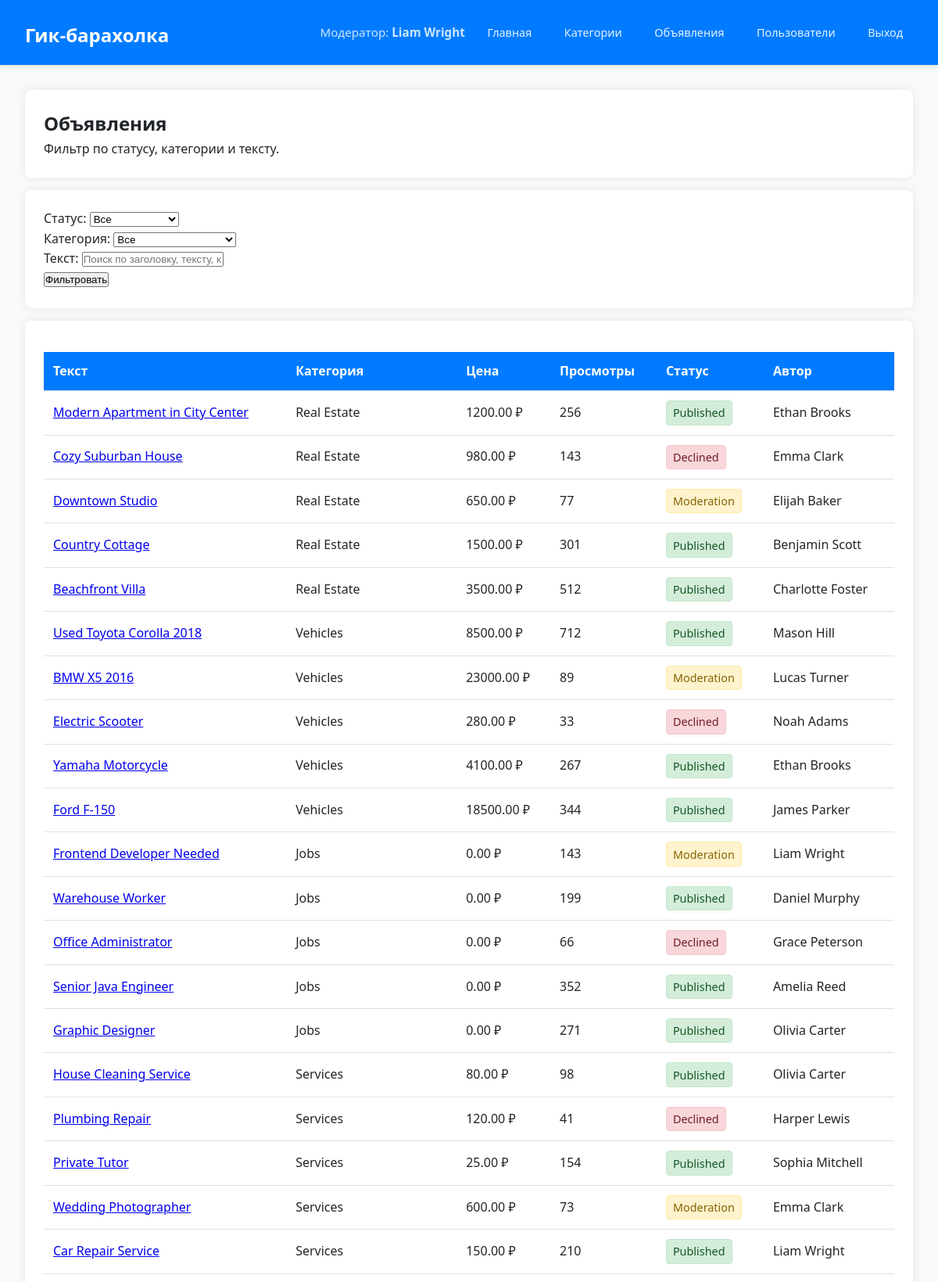
The app's page /adverts (signed in, upper part) with its own data.
### app/models.py (models this page shows, shortened)
class User(db.Model, UserMixin):
    id = db.Column(db.Integer, primary_key=True)
    name = db.Column(db.String(100), nullable=False)
    phone = db.Column(db.String(20), nullable=False)
    email = db.Column(db.String(100), nullable=False, unique=True)
    password_hash = db.Column(db.String(200), nullable=False)
    role = db.Column(db.String(20), default="user")
    adverts = db.relationship("Advert", back_populates="user", lazy=True)

class Advert(db.Model):
    id = db.Column(db.Integer, primary_key=True)
    title = db.Column(db.String(200), nullable=False)
    text = db.Column(db.Text, nullable=False)
    price = db.Column(db.Numeric(10, 2), nullable=False)
    views = db.Column(db.Integer, default=0)
    status = db.Column(db.String(20), default="moderation")
    created_at = db.Column(db.DateTime, default=db.func.now())
    user_id = db.Column(db.Integer, db.ForeignKey("user.id"), nullable=False)
    user = db.relationship("User", back_populates="adverts")
    category_id = db.Column(db.Integer, db.ForeignKey("category.id"), nullable=False)
    category = db.relationship("Category", back_populates="adverts")
    paid_services_rel = db.relationship(
        "AdvertPaidService",
        back_populates="advert",
        lazy=True
    )

class Category(db.Model):
    id = db.Column(db.Integer, primary_key=True)
    name = db.Column(db.String(100), nullable=False)
    adverts = db.relationship(
        "Advert", back_populates="category", cascade="all, delete-orphan"
    )

### app/routes.py (the view, shortened to what this page needs)
@bp.route("/adverts")
@login_required
def adverts():
    status = request.args.get("status", "")
    category_id = request.args.get("category_id", type=int)
    text = request.args.get("text", "").strip()
    query = Advert.query
    if status:
        query = query.filter_by(status=status)
    if category_id:
        query = query.filter_by(category_id=category_id)
    adverts = query.all()
    categories = Category.query.all()
    return render_template("admin/adverts.html", adverts=adverts, categories=categories)

### app/auth.py (called while the page is built)
@login_manager.user_loader
def load_user(user_id):
    return User.query.get(int(user_id))

### run.py (called while the page is built)
@app.before_request
def create_tables():
    with app.app_context():
        db.create_all()

### templates/admin/adverts.html (shortened to what this page needs)
{% extends "base.html" %}
{% block content %}
<div class="content-box">
  <h2>Объявления</h2>
  <p>Фильтр по статусу, категории и тексту.</p>
</div>
<div class="content-box">
  <form method="GET" class="filter-form">
    <div>
      <label>Статус:</label>
      <select name="status">
        <option value="">Все</option>
      </select>
    </div>
    <div>
      <label>Категория:</label>
      <select name="category_id">
        <option value="">Все</option>
      </select>
    </div>
    <div>
      <label>Текст:</label>
      <input type="text" name="text" value="{{ text }}" placeholder="Поиск по заголовку, тексту, категории или имени автора">
    </div>
    <button type="submit">Фильтровать</button>
  </form>
</div>
<div class="content-box">
  {% if adverts %}
    <table>
      <thead>
        <tr>
          <th>Текст</th>
          <th>Категория</th>
          <th>Цена</th>
          <th>Просмотры</th>
          <th>Статус</th>
          <th>Автор</th>
        </tr>
      </thead>
      <tbody>
        {% for advert in adverts %}
          <tr>
            <td>
              <a href="{{ url_for('routes.advert_detail', advert_id=advert.id) }}">
                {{ advert.title }}
              </a>
            </td>
            <td>{{ advert.category.name }}</td>
            <td>{{ advert.price }} ₽</td>
            <td>{{ advert.views }}</td>
            <td>
              <span class="badge-status {{ advert.status }}">
                {{ advert.status | title }}
              </span>
            </td>
            <td>{{ advert.user.name }}</td>
          </tr>
        {% endfor %}
      </tbody>
    </table>
  {% else %}
    <p>Объявления не найдены.</p>
  {% endif %}
</div>
{% endblock %}

### templates/base.html (shortened to what this page needs)
<!DOCTYPE html>
<html lang="ru">
<head>
  <link rel="stylesheet" href="{{ url_for('static', filename='css/styles.css') }}">
</head>
<body>
  <header>
    <h1><a href="{{ url_for('routes.home') }}">Гик‑барахолка</a></h1>
    <nav>
      {% if current_user.is_authenticated %}
        <span>Модератор: <strong>{{ current_user.name }}</strong></span>
        <a href="{{ url_for('routes.home') }}">Главная</a>
        <a href="{{ url_for('routes.categories') }}">Категории</a>
        <a href="{{ url_for('routes.adverts') }}">Объявления</a>
        <a href="{{ url_for('routes.users') }}">Пользователи</a>
        <a href="{{ url_for('auth.logout') }}">Выход</a>
      {% endif %}
    </nav>
  </header>
  <main>
    {% block content %}{% endblock %}
  </main>
</body>
</html>

### static/css/styles.css (style rules this page uses)
* { box-sizing: border-box; margin: 0; padding: 0; }
body { font-family: 'Segoe UI', Tahoma, Geneva, Verdana, sans-serif; background: #f8f9fa; color: #212529; line-height: 1.6; }
header { background: #007bff; color: white; padding: 1rem 2rem; display: flex; justify-content: space-between; align-items: center; box-shadow: 0 2px 4px rgba(0, 0, 0, 0.1); }
header a { color: white; text-decoration: none; }
header h1 a { font-size: 1.5rem; font-weight: 600; }
nav { display: flex; align-items: center; gap: 1rem; font-size: 0.9rem; }
nav span { color: #cce5ff; font-size: 0.95rem; }
nav a { color: #e6f3ff; padding: 0.4rem 0.8rem; border-radius: 4px; transition: background 0.2s; }
main { padding: 2rem; }
.content-box { background: white; border-radius: 8px; box-shadow: 0 0 12px rgba(0, 0, 0, 0.08); padding: 1.5rem; margin-bottom: 1rem; }
table { width: 100%; border-collapse: collapse; margin: 1rem 0 2rem; }
th, td { padding: 0.75rem; text-align: left; border-bottom: 1px solid #dee2e6; }
th { background: #007bff; color: white; font-weight: 600; }
.badge-status { display: inline-block; padding: 0.2rem 0.5rem; border-radius: 4px; font-size: 0.9rem; }
.badge-status.published { background: #d4edda; color: #155724; border: 1px solid #c3e6cb; }
.badge-status.moderation { background: #fff3cd; color: #856404; border: 1px solid #ffeaa7; }
.badge-status.declined { background: #f8d7da; color: #721c24; border: 1px solid #f5c6cb; }

### records on screen
User: name "Liam Wright"
Advert: title "Modern Apartment in City Center", category.name "Real Estate", price "1200.00", views "256", status "Published", user.name "Ethan Brooks"
Advert: title "Cozy Suburban House", category.name "Real Estate", price "980.00", views "143", status "Declined", user.name "Emma Clark"
Advert: title "Downtown Studio", category.name "Real Estate", price "650.00", views "77", status "Moderation", user.name "Elijah Baker"
Advert: title "Country Cottage", category.name "Real Estate", price "1500.00", views "301", status "Published", user.name "Benjamin Scott"
Advert: title "Beachfront Villa", category.name "Real Estate", price "3500.00", views "512", status "Published", user.name "Charlotte Foster"
Advert: title "Used Toyota Corolla 2018", category.name "Vehicles", price "8500.00", views "712", status "Published", user.name "Mason Hill"
Advert: title "BMW X5 2016", category.name "Vehicles", price "23000.00", views "89", status "Moderation", user.name "Lucas Turner"
Advert: title "Electric Scooter", category.name "Vehicles", price "280.00", views "33", status "Declined", user.name "Noah Adams"
Advert: title "Yamaha Motorcycle", category.name "Vehicles", price "4100.00", views "267", status "Published", user.name "Ethan Brooks"
Advert: title "Ford F-150", category.name "Vehicles", price "18500.00", views "344", status "Published", user.name "James Parker"
Advert: title "Frontend Developer Needed", category.name "Jobs", price "0.00", views "143", status "Moderation", user.name "Liam Wright"
Advert: title "Warehouse Worker", category.name "Jobs", price "0.00", views "199", status "Published", user.name "Daniel Murphy"
Advert: title "Office Administrator", category.name "Jobs", price "0.00", views "66", status "Declined", user.name "Grace Peterson"
Advert: title "Senior Java Engineer", category.name "Jobs", price "0.00", views "352", status "Published", user.name "Amelia Reed"
Advert: title "Graphic Designer", category.name "Jobs", price "0.00", views "271", status "Published", user.name "Olivia Carter"
Advert: title "House Cleaning Service", category.name "Services", price "80.00", views "98", status "Published", user.name "Olivia Carter"
Advert: title "Plumbing Repair", category.name "Services", price "120.00", views "41", status "Declined", user.name "Harper Lewis"
Advert: title "Private Tutor", category.name "Services", price "25.00", views "154", status "Published", user.name "Sophia Mitchell"
Advert: title "Wedding Photographer", category.name "Services", price "600.00", views "73", status "Moderation", user.name "Emma Clark"
Advert: title "Car Repair Service", category.name "Services", price "150.00", views "210", status "Published", user.name "Liam Wright"
